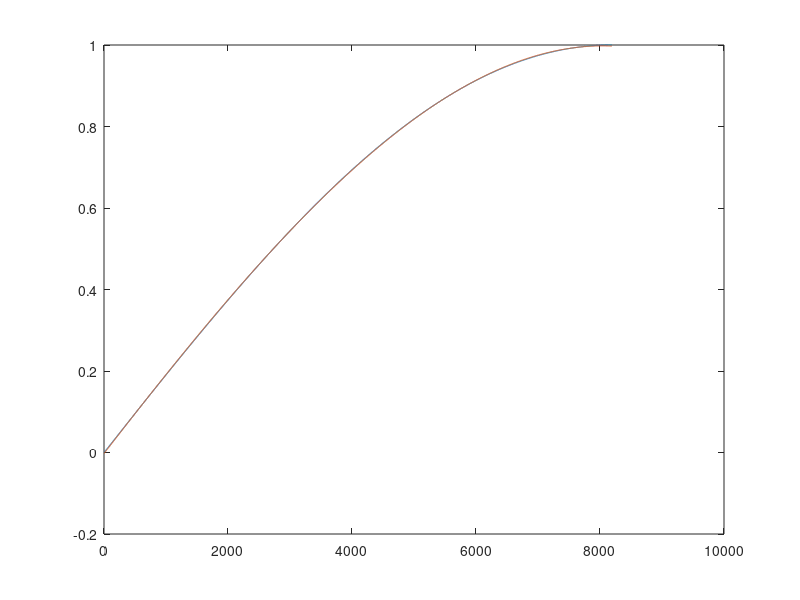

The MATLAB source for this figure:
Nbits=13;
x=(0:2^Nbits-1)';
y=sin(x/2^Nbits*pi/2);

%Basis vectors:
M=[x.^3 x.^2 x x.^0];
c = M\y

ypoly=M*c;
err=y-ypoly;

plot([y ypoly]);

thd=10*log10(sum(y.^2)/sum(err.^2))